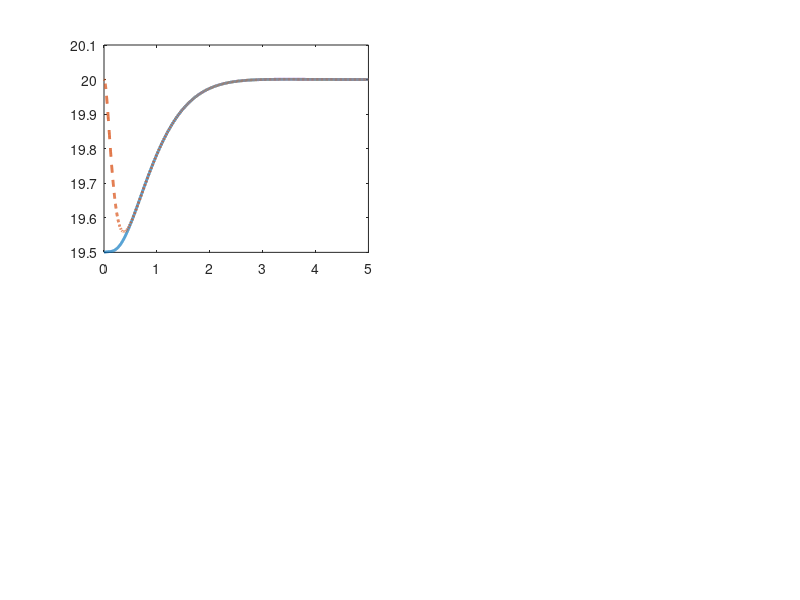

Write the MATLAB code that produced this figure. (Note: this script raises an error after producing the figure.)
%% section 4.3: closed-loop estimator/controller (observer-based state feedback)
clear; clc; close all;

fprintf('=== section 4.3: observer-based state feedback ===\n\n');

% vehicle and tire parameters
m  = 342;
Jw = 1.13;
Rr = 0.33;
g  = 9.81;
FN = m*g;

% friction model parameters
c1 = 1.2801;
c2 = 23.99;
c3 = 0.52;
c4 = 0.03;

% equilibrium values
lambda_star = 0.2;
Vx_star     = 20;

mu_star = (c1*(1-exp(-c2*lambda_star)) - c3*lambda_star) * exp(-c4*Vx_star);
u_star = mu_star * FN * Rr * (1 + (1-lambda_star)*Jw/(m*Rr^2));

fprintf('u* = %.3f N*m, mu* = %.4f\n\n', u_star, mu_star);

% reduced-order observable subsystem: x_o = [Vx; lambda], y = lambda
Ao = [0.1883  1.4362;
      0.3178  2.7380];

Bo = [0;
      0.0146];

Co = [0 1];

% controller gain
K = [294.887  474.404];

Acl = Ao - Bo*K;
pc  = eig(Acl);

fprintf('K = [%.3f  %.3f]\n', K(1), K(2));
fprintf('controller poles:\n');
fprintf('  %.6f %+ .6fj\n', real(pc(1)), imag(pc(1)));
fprintf('  %.6f %+ .6fj\n\n', real(pc(2)), imag(pc(2)));

% observer gain
L = [401.871;
     22.926];

Aobs = Ao - L*Co;
pob  = eig(Aobs);

fprintf('L = [%.3f; %.3f]\n', L(1), L(2));
fprintf('observer poles:\n');
fprintf('  %.6f %+ .6fj\n', real(pob(1)), imag(pob(1)));
fprintf('  %.6f %+ .6fj\n\n', real(pob(2)), imag(pob(2)));

% control saturation limits
u_min = 0;
u_max = 1200;

% simulation setup
t_sim = 5.0;
dt    = 0.001;
t     = 0:dt:t_sim;
N     = numel(t);

% initial conditions
x0 = [19.5;    % initial velocity
      0.30];   % initial slip ratio

xhat0 = [Vx_star;
         x0(2)];

% allocate arrays
x    = zeros(2, N);
xhat = zeros(2, N);
u    = zeros(1, N);
y    = zeros(1, N);

x(:,1)    = x0;
xhat(:,1) = xhat0;

% simulation loop
x_star = [Vx_star; lambda_star];

for k = 1:N-1
    % measurement
    y(k) = Co*x(:,k);

    % control law using estimated state
    du_cmd = -K*(xhat(:,k) - x_star);
    u(k) = u_star + du_cmd;

    % apply saturation
    u(k) = min(max(u(k), u_min), u_max);

    % true plant dynamics
    xdot = Ao*(x(:,k) - x_star) + Bo*(u(k) - u_star);

    % observer dynamics
    yhat   = Co*xhat(:,k);
    xhatdot = Ao*(xhat(:,k) - x_star) + Bo*(u(k) - u_star) + L*(y(k) - yhat);

    % integrate states
    x(:,k+1)    = x(:,k)    + xdot*dt;
    xhat(:,k+1) = xhat(:,k) + xhatdot*dt;
end

y(end) = Co*x(:,end);
u(end) = u(end-1);

% performance metrics
lambda_traj = x(2,:);
lambda_ss   = lambda_star;

% settling time (2% band)
tol = 0.02*abs(lambda_ss);
idx = find(abs(lambda_traj - lambda_ss) <= tol, 1, 'first');
if isempty(idx)
    ts_actual = NaN;
else
    ts_actual = t(idx);
end

% overshoot and steady-state error
overshoot = (max(lambda_traj) - lambda_ss)/lambda_ss*100;
ss_error = abs(lambda_traj(end) - lambda_ss);

% torque range
umin = min(u);
umax = max(u);

fprintf('performance (observer-based):\n');
fprintf('  overshoot = %.2f %%\n', overshoot);
fprintf('  ss error  = %.6f\n', ss_error);
if isnan(ts_actual)
    fprintf('  ts(2%%)    = NaN (not within window)\n\n');
else
    fprintf('  ts(2%%)    = %.3f s\n\n', ts_actual);
end

fprintf('control effort:\n');
fprintf('  u* = %.2f N*m\n', u_star);
fprintf('  u range = [%.2f, %.2f] N*m\n', umin, umax);
fprintf('  saturation = [%.1f, %.1f] N*m\n\n', u_min, u_max);

% add comparison to section 4.1
fprintf('comparison to section 4.1 (perfect state feedback):\n');
fprintf('  4.1 overshoot: 176.56%%, 4.3 overshoot: %.2f%%\n', overshoot);
fprintf('  4.1 ts: 2.681s, 4.3 ts: %.3fs\n', ts_actual);
fprintf('  difference: %.2f%% less overshoot, %.3fs slower\n\n', 176.56-overshoot, ts_actual-2.681);

% plotting results - clean 2x2 layout
figure('Position', [100 100 1200 700]);

% velocity tracking
subplot(2,2,1);
plot(t, x(1,:), 'LineWidth', 2); hold on;
plot(t, xhat(1,:), '--', 'LineWidth', 2);
yline(Vx_star, 'r--', 'LineWidth', 1.5);
grid on;
xlabel('Time (s)');
ylabel('Velocity Vx (m/s)');
title('Velocity: true vs estimated');
legend('Vx (true)', 'Vxhat (estimated)', 'Vx* (equilibrium)', 'Location', 'best');

% slip ratio tracking
subplot(2,2,2);
plot(t, x(2,:), 'LineWidth', 2); hold on;
yline(lambda_star, 'r--', 'LineWidth', 1.5);
yline(lambda_star+tol, 'g:', 'LineWidth', 1.2);
yline(lambda_star-tol, 'g:', 'LineWidth', 1.2);
grid on;
xlabel('Time (s)');
ylabel('Slip Ratio lambda');
title('Slip tracking (2 percent band)');
legend('lambda', 'lambda*', 'pm 2 percent band', 'Location', 'best');

% control input
subplot(2,2,3);
plot(t, u, 'LineWidth', 2); hold on;
yline(u_star, 'r--', 'LineWidth', 1.5);
yline(u_min, 'k:', 'LineWidth', 1.2);
yline(u_max, 'k:', 'LineWidth', 1.2);
grid on;
xlabel('Time (s)');
ylabel('Torque u (Nm)');
title('Control input (torque)');
legend('u(t)', 'u*', 'limits', 'Location', 'best');

% tracking error
subplot(2,2,4);
e = x(2,:) - lambda_star;
plot(t, e, 'LineWidth', 2); hold on;
yline(0, 'r--', 'LineWidth', 1.5);
yline(tol, 'g:', 'LineWidth', 1.2);
yline(-tol, 'g:', 'LineWidth', 1.2);
grid on;
xlabel('Time (s)');
ylabel('error e = lambda - lambda*');
title('Tracking error');
legend('error', '0', 'pm 2 percent band', 'Location', 'best');

sgtitle('Section 4.3: Closed-loop Estimator/Controller (Observer-based State Feedback)', ...
    'FontSize', 14, 'FontWeight', 'bold');